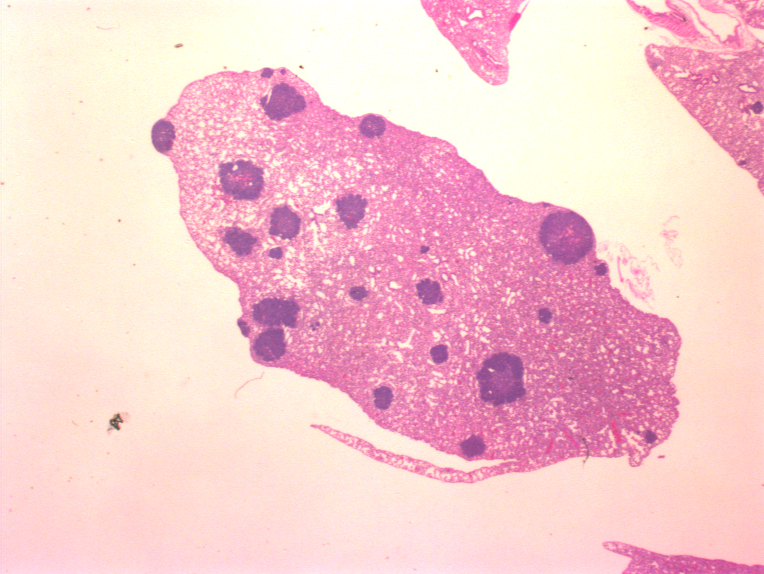
%> input picture Soft Metastasis Detection/MetsA.tif, 764 x 574 px
$ octave --eval "result = MetsFunction_HW3('MetsA.tif');"   (GNU Octave 9; MATLAB toolbox functions it lacks are replaced by stand-ins)
%> lines starting %> are read from the running program, lines starting %| are printed output that depends on the picture; in (x1, y1, x2, y2) boxes, pixels count from 0 and x2, y2 are one past the last pixel; in counts of white or black regions, pixels touching at a corner belong together; the program's own positions count from 1
%% MetsFunction_HW3
%
function metsFraction = MetsFunction_HW3(imgName)
%> called with imgName = 'MetsA.tif'
%%
% Read the image file
%
rgbImg = imread(imgName);
%> rgbImg is the input picture: size 574x764x3 uint8; mean R, G, B 246.8, 201.9, 206.7

%%
% Set a layer using the green plane set at the index of 2
%
gLayer = rgbImg(:,:,2);
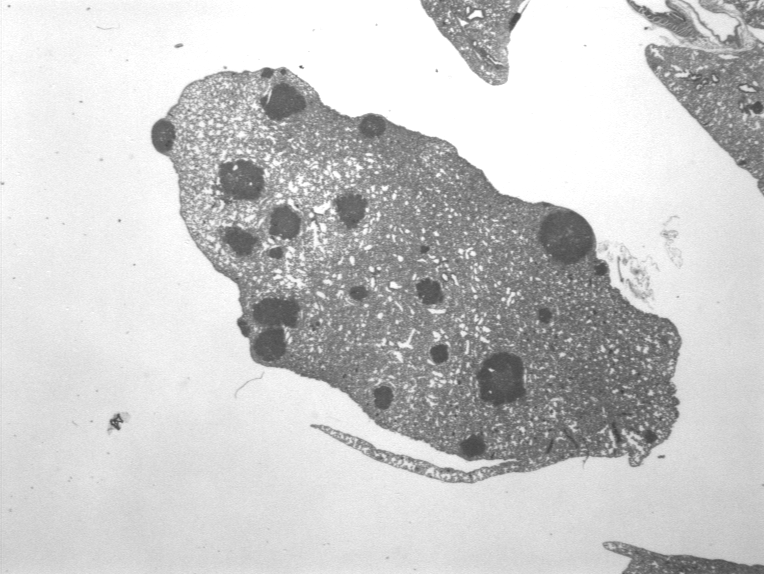
%> gLayer: size 574x764 uint8; min 62, max 255, mean 201.9

%%
% Computes a global threshold using the new green layer created,
% then converts it to a binary image
%
tissueMask = ~im2bw(gLayer,graythresh(gLayer));
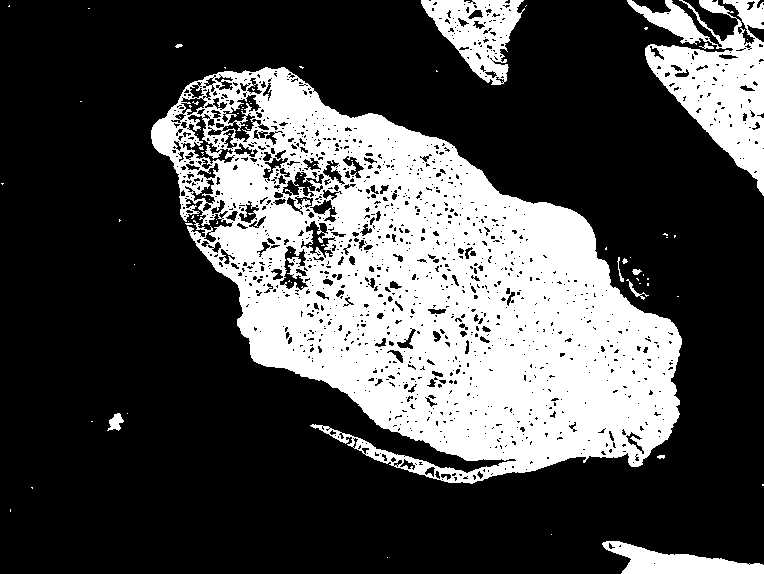
%> tissueMask: size 574x764 logical; 30.1% white; 75 white regions (63 under 20 px), largest, box (x1, y1, x2, y2) and area: (151, 67, 682, 484) 112409, (627, 0, 764, 196) 11861, (421, 0, 525, 85) 4420

%%
% Removes large marks/artifacts around the tissue
%
tissueMask = imclearborder(tissueMask);
%> tissueMask: size 574x764 logical; 25.8% white; 71 white regions (62 under 20 px), largest, box (x1, y1, x2, y2) and area: (151, 67, 682, 484) 112409, (107, 413, 124, 431) 174, (626, 279, 649, 300) 84
%%
% Removes small marks/artifacts conatining fewer than 200 pixels round the
% tissue
%
tissueMask = bwareaopen(tissueMask,200);
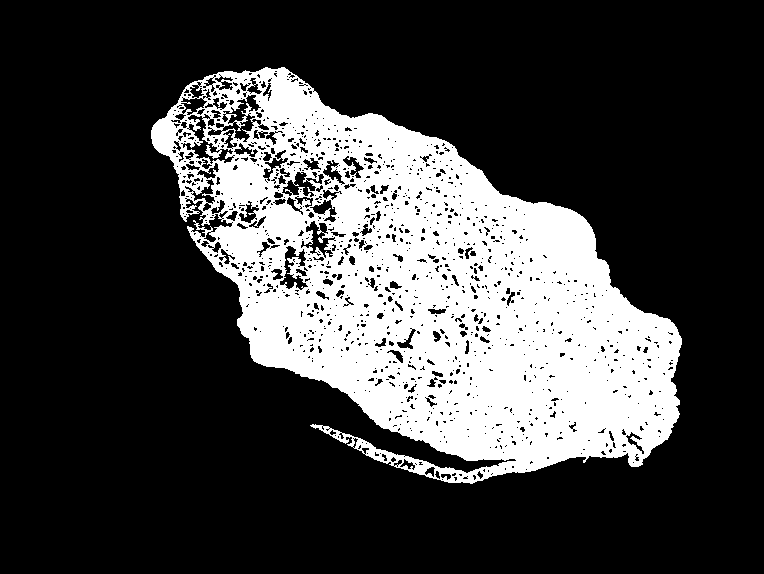
%> tissueMask: size 574x764 logical; 25.6% white; 1 white region, box (x1, y1, x2, y2) and area: (151, 67, 682, 484) 112409

%%
% Fills the holes in the binary image
%
tissueMask = imfill(tissueMask,'holes');
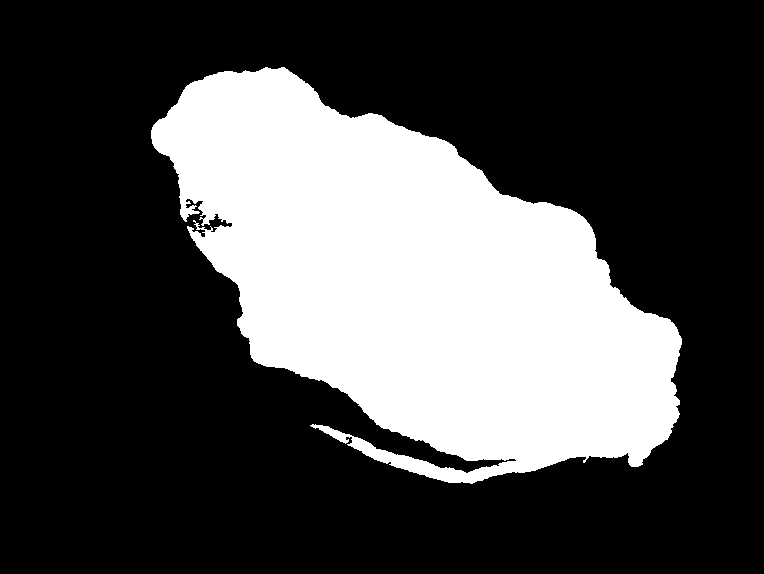
%> tissueMask: size 574x764 logical; 29.2% white; 1 white region, box (x1, y1, x2, y2) and area: (151, 67, 682, 484) 127985

%%
% Set a layer using the red plane, set at index 1, to find metastasis
%
rLayer = rgbImg(:,:,1);
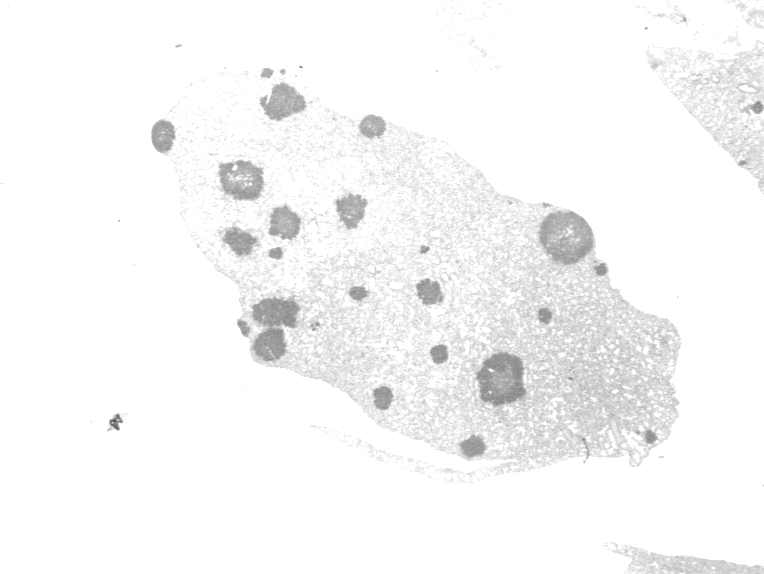
%> rLayer: size 574x764 uint8; min 83, max 255, mean 246.8

%%
% Apply a mask to remove artifaccts around the tissue
%
rLayer(~tissueMask) = 255;
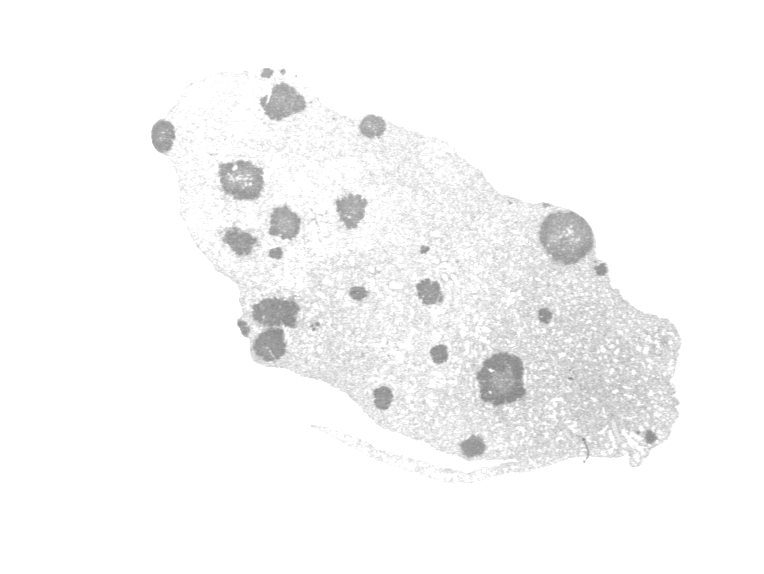
%> rLayer: size 574x764 uint8; 2.87% of pixels changed, all inside (x1, y1, x2, y2) = (0, 0, 764, 574)

%%
% Set the sepeation threshold to 85% to distiguish the dark spots in the image
%
threshold = round(mean(mean(mean(rgbImg)))*0.85);
%> threshold = 186
%%
% Convert to binary image using the red layer and threshhold value to
% select the darkest spots
%
metsMask = ~im2bw(rLayer,threshold/255);
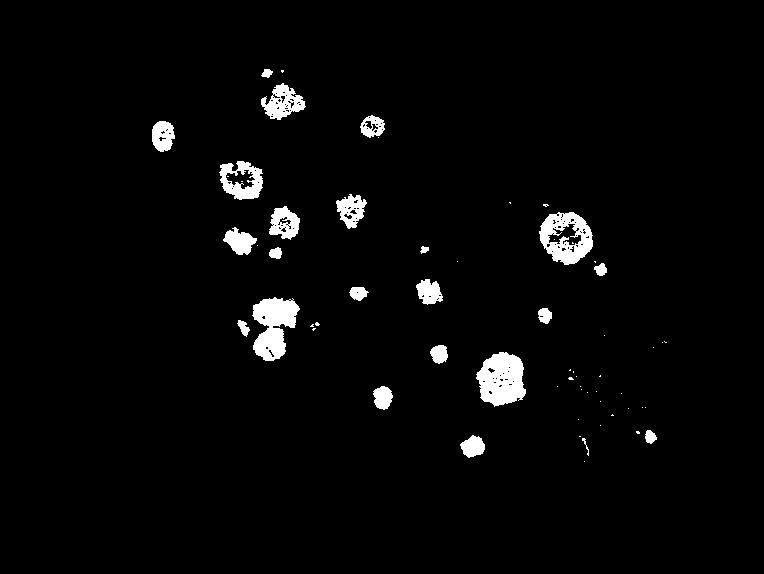
%> metsMask: size 574x764 logical; 2.9% white; 62 white regions (39 under 20 px), largest, box (x1, y1, x2, y2) and area: (476, 352, 526, 407) 1969, (252, 297, 300, 361) 1898, (539, 212, 593, 265) 1687

%%
% Calculates the percentage of the the dark spots in the image
%
metsFraction = nnz(metsMask)/nnz(tissueMask);
%> metsFraction = 0.099

%%
% Prints the file names and their calculated percentages of soft metastisis
% in the cell tissues in the images
%
fprintf('Image (%s): %.3g%% \n',...
    imgName,100*metsFraction);
%| Image (MetsA.tif): 9.9%

$ run again, on Soft Metastasis Detection/MetsB.tif
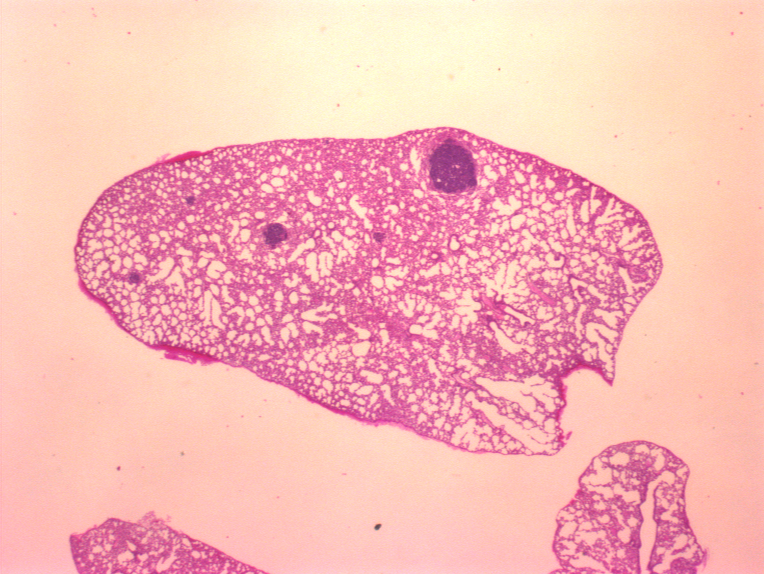
%> input picture Soft Metastasis Detection/MetsB.tif, 764 x 574 px
%> in MetsFunction_HW3, rgbImg is the input picture: size 574x764x3 uint8; mean R, G, B 247.1, 185.2, 183.1
%> in MetsFunction_HW3, `rLayer(~tissueMask) = 255;`:
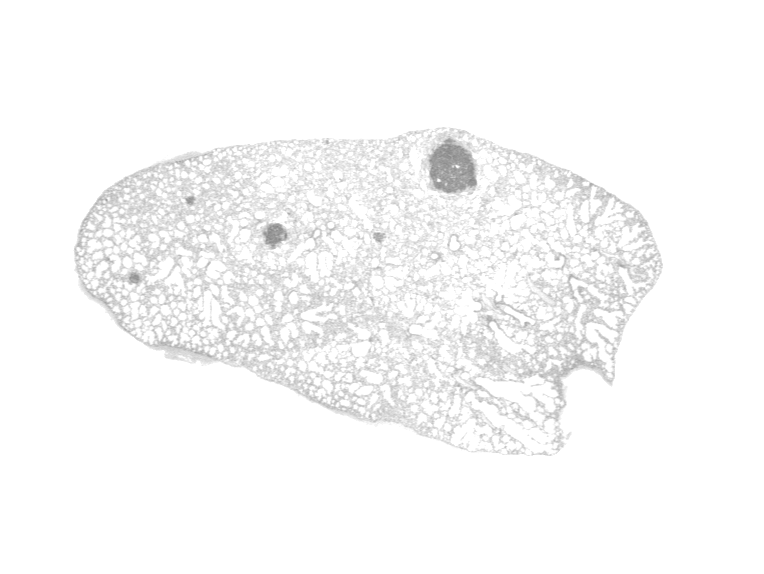
%> rLayer: size 574x764 uint8; min 132, max 255, mean 248.6
%> threshold = 174
%> in MetsFunction_HW3, `metsMask = ~im2bw(rLayer,threshold/255);`:
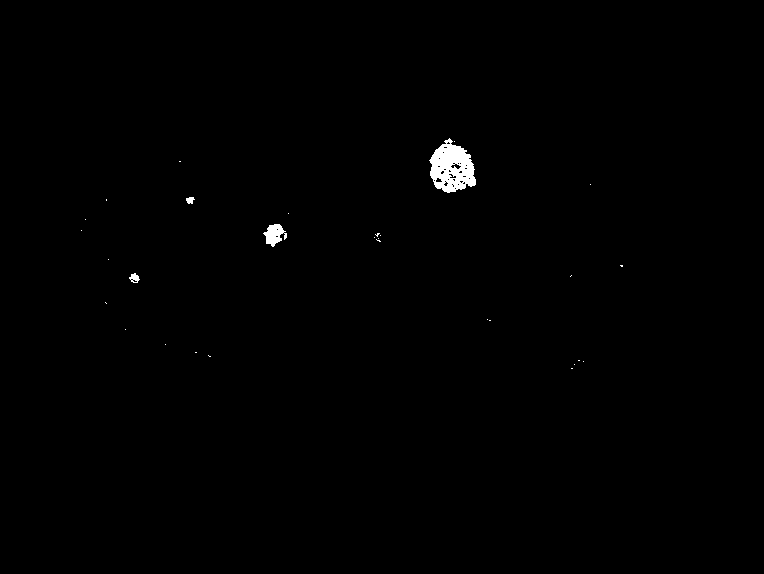
%> metsMask: size 574x764 logical; 0.48% white; 30 white regions (26 under 20 px), largest, box (x1, y1, x2, y2) and area: (429, 138, 476, 193) 1634, (263, 224, 287, 247) 320, (129, 273, 140, 283) 65, (186, 197, 195, 204) 45
%> metsFraction = 0.0156
%| Image (MetsB.tif): 1.56%
